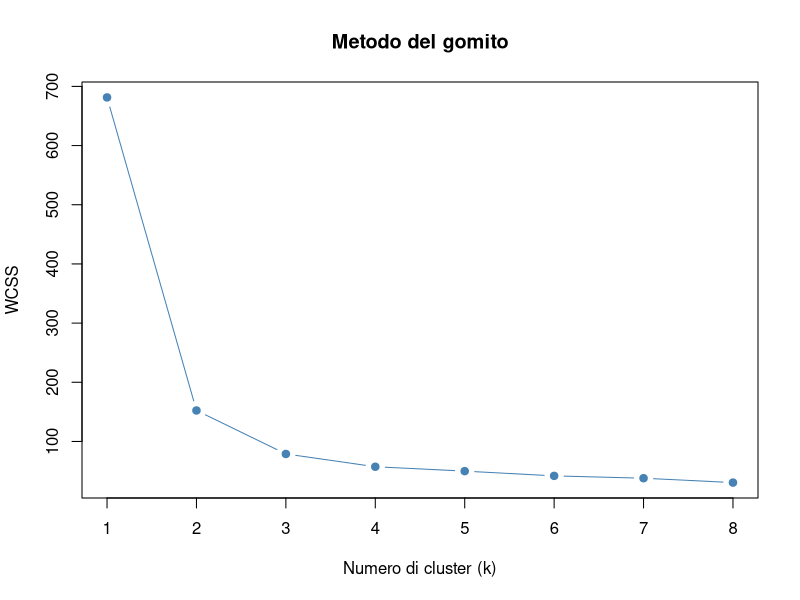
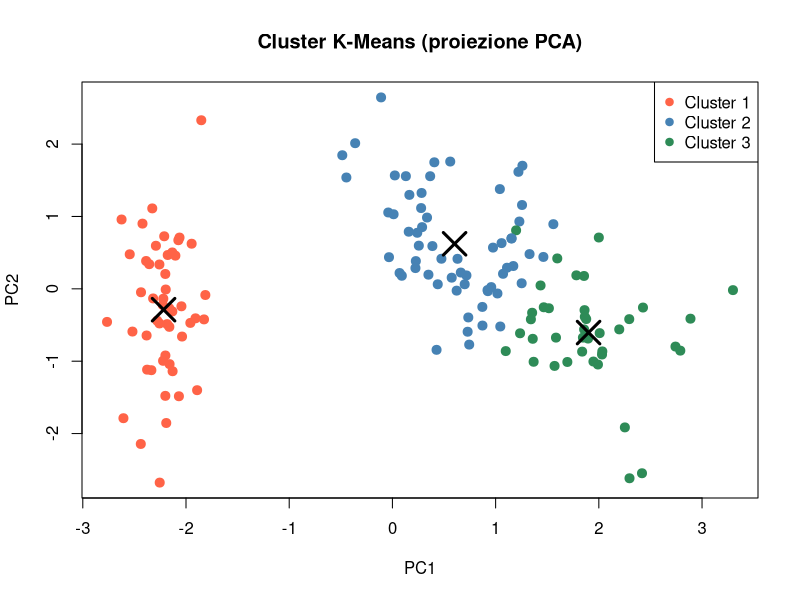

These figures' R source, in order:
# =============================================================================
# Algoritmo K-Means da zero in R
# =============================================================================

kmeans_custom <- function(data, k, max_iter = 100, seed = NULL) {
  # Converte in matrice se necessario
  data <- as.matrix(data)
  n <- nrow(data)
  p <- ncol(data)

  if (k > n) stop("k non puo' essere maggiore del numero di osservazioni")
  if (k < 1) stop("k deve essere almeno 1")

  # Inizializzazione: seleziona k centroidi casuali tra le osservazioni
  if (!is.null(seed)) set.seed(seed)
  idx_iniziali <- sample(seq_len(n), k)
  centroidi <- data[idx_iniziali, , drop = FALSE]

  assegnazioni <- integer(n)

  for (iter in seq_len(max_iter)) {
    assegnazioni_prec <- assegnazioni

    # Passo 1: Assegna ogni punto al centroide piu' vicino
    for (i in seq_len(n)) {
      distanze <- rowSums((sweep(centroidi, 2, data[i, ]))^2)
      assegnazioni[i] <- which.min(distanze)
    }

    # Passo 2: Ricalcola i centroidi come media dei punti assegnati
    for (j in seq_len(k)) {
      membri <- which(assegnazioni == j)
      if (length(membri) > 0) {
        centroidi[j, ] <- colMeans(data[membri, , drop = FALSE])
      }
    }

    # Controlla convergenza
    if (identical(assegnazioni, assegnazioni_prec)) {
      message("Convergenza raggiunta dopo ", iter, " iterazioni")
      break
    }
  }

  # Calcola le statistiche finali
  wcss <- 0
  wcss_per_cluster <- numeric(k)
  for (j in seq_len(k)) {
    membri <- which(assegnazioni == j)
    if (length(membri) > 0) {
      diff <- sweep(data[membri, , drop = FALSE], 2, centroidi[j, ])
      wcss_per_cluster[j] <- sum(diff^2)
    }
  }
  wcss <- sum(wcss_per_cluster)

  list(
    cluster = assegnazioni,
    centroidi = centroidi,
    wcss_totale = wcss,
    wcss_per_cluster = wcss_per_cluster,
    iterazioni = iter,
    k = k
  )
}

# =============================================================================
# Esempio di utilizzo con il dataset iris
# =============================================================================

cat("=== Algoritmo K-Means - Esempio con dataset Iris ===\n\n")

# Usa solo le colonne numeriche di iris
dati <- iris[, 1:4]

# Esegui K-Means con k=3
risultato <- kmeans_custom(dati, k = 3, seed = 42)

cat("Centroidi finali:\n")
colnames(risultato$centroidi) <- colnames(dati)
print(round(risultato$centroidi, 3))

cat("\nDistribuzione dei cluster:\n")
print(table(Cluster = risultato$cluster))

cat("\nWCSS totale:", round(risultato$wcss_totale, 3), "\n")

# Confronto con le specie reali
cat("\nConfronto cluster vs specie reali:\n")
print(table(Cluster = risultato$cluster, Specie = iris$Species))

# =============================================================================
# Metodo del gomito per scegliere k ottimale
# =============================================================================

metodo_gomito <- function(data, k_max = 10, seed = NULL) {
  wcss_valori <- numeric(k_max)
  for (k in seq_len(k_max)) {
    ris <- kmeans_custom(data, k = k, seed = seed)
    wcss_valori[k] <- ris$wcss_totale
  }

  plot(seq_len(k_max), wcss_valori,
       type = "b", pch = 19, col = "steelblue",
       xlab = "Numero di cluster (k)",
       ylab = "WCSS",
       main = "Metodo del gomito")

  wcss_valori
}

cat("\n=== Metodo del gomito ===\n")
wcss <- metodo_gomito(dati, k_max = 8, seed = 42)

# =============================================================================
# Visualizzazione dei cluster (prime 2 componenti principali)
# =============================================================================

pca <- prcomp(dati, scale. = TRUE)
dati_pca <- pca$x[, 1:2]

colori <- c("tomato", "steelblue", "seagreen")[risultato$cluster]

plot(dati_pca,
     col = colori, pch = 19, cex = 1.2,
     xlab = "PC1", ylab = "PC2",
     main = "Cluster K-Means (proiezione PCA)")

# Aggiungi i centroidi proiettati nello spazio PCA
centroidi_pca <- scale(risultato$centroidi,
                       center = pca$center,
                       scale = pca$scale) %*% pca$rotation[, 1:2]
points(centroidi_pca, pch = 4, cex = 3, lwd = 3, col = "black")
legend("topright",
       legend = paste("Cluster", 1:3),
       col = c("tomato", "steelblue", "seagreen"),
       pch = 19)
